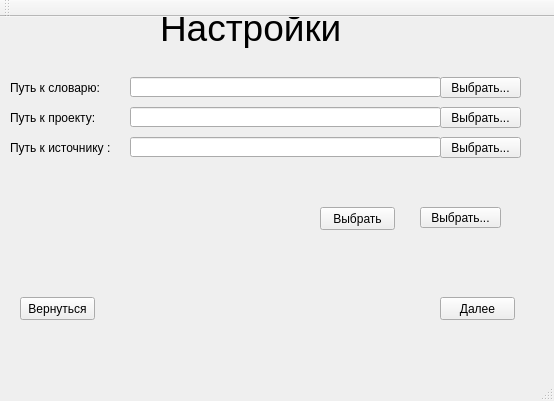
<?xml version="1.0" encoding="UTF-8"?>
<ui version="4.0">
 <class>MainWindow</class>
 <widget class="QMainWindow" name="MainWindow">
  <property name="geometry">
   <rect>
    <x>0</x>
    <y>0</y>
    <width>554</width>
    <height>401</height>
   </rect>
  </property>
  <property name="windowTitle">
   <string>MainWindow</string>
  </property>
  <widget class="QWidget" name="centralWidget">
   <widget class="QStackedWidget" name="stackedWidget">
    <property name="geometry">
     <rect>
      <x>0</x>
      <y>-20</y>
      <width>541</width>
      <height>341</height>
     </rect>
    </property>
    <property name="currentIndex">
     <number>1</number>
    </property>
    <widget class="QWidget" name="page">
     <widget class="QFrame" name="frame">
      <property name="geometry">
       <rect>
        <x>140</x>
        <y>50</y>
        <width>291</width>
        <height>221</height>
       </rect>
      </property>
      <property name="frameShape">
       <enum>QFrame::StyledPanel</enum>
      </property>
      <property name="frameShadow">
       <enum>QFrame::Plain</enum>
      </property>
      <property name="lineWidth">
       <number>1</number>
      </property>
      <property name="midLineWidth">
       <number>1</number>
      </property>
      <widget class="QPushButton" name="pushButton">
       <property name="geometry">
        <rect>
         <x>10</x>
         <y>190</y>
         <width>121</width>
         <height>23</height>
        </rect>
       </property>
       <property name="text">
        <string>Создать проект</string>
       </property>
      </widget>
      <widget class="QLabel" name="label">
       <property name="geometry">
        <rect>
         <x>10</x>
         <y>10</y>
         <width>141</width>
         <height>16</height>
        </rect>
       </property>
       <property name="text">
        <string>Недавние проекты:</string>
       </property>
      </widget>
      <widget class="QListWidget" name="listWidget">
       <property name="geometry">
        <rect>
         <x>10</x>
         <y>40</y>
         <width>271</width>
         <height>131</height>
        </rect>
       </property>
       <item>
        <property name="text">
         <string>Проект1</string>
        </property>
       </item>
       <item>
        <property name="text">
         <string>Проект2</string>
        </property>
       </item>
      </widget>
      <widget class="QPushButton" name="pushButton_2">
       <property name="geometry">
        <rect>
         <x>160</x>
         <y>190</y>
         <width>121</width>
         <height>23</height>
        </rect>
       </property>
       <property name="text">
        <string>Открыть проект</string>
       </property>
      </widget>
     </widget>
    </widget>
    <widget class="QWidget" name="page_2">
     <widget class="QLabel" name="label_2">
      <property name="geometry">
       <rect>
        <x>160</x>
        <y>10</y>
        <width>181</width>
        <height>41</height>
       </rect>
      </property>
      <property name="font">
       <font>
        <pointsize>28</pointsize>
       </font>
      </property>
      <property name="text">
       <string>Настройки</string>
      </property>
     </widget>
     <widget class="QLabel" name="label_3">
      <property name="geometry">
       <rect>
        <x>10</x>
        <y>80</y>
        <width>121</width>
        <height>21</height>
       </rect>
      </property>
      <property name="text">
       <string>Путь к словарю:</string>
      </property>
     </widget>
     <widget class="QToolButton" name="toolButton">
      <property name="geometry">
       <rect>
        <x>440</x>
        <y>80</y>
        <width>81</width>
        <height>21</height>
       </rect>
      </property>
      <property name="text">
       <string>Выбрать...</string>
      </property>
     </widget>
     <widget class="QLineEdit" name="lineEdit">
      <property name="geometry">
       <rect>
        <x>130</x>
        <y>80</y>
        <width>311</width>
        <height>20</height>
       </rect>
      </property>
     </widget>
     <widget class="QLineEdit" name="lineEdit_2">
      <property name="geometry">
       <rect>
        <x>130</x>
        <y>110</y>
        <width>311</width>
        <height>20</height>
       </rect>
      </property>
     </widget>
     <widget class="QToolButton" name="toolButton_2">
      <property name="geometry">
       <rect>
        <x>440</x>
        <y>110</y>
        <width>81</width>
        <height>21</height>
       </rect>
      </property>
      <property name="text">
       <string>Выбрать...</string>
      </property>
     </widget>
     <widget class="QLabel" name="label_4">
      <property name="geometry">
       <rect>
        <x>10</x>
        <y>110</y>
        <width>111</width>
        <height>21</height>
       </rect>
      </property>
      <property name="text">
       <string>Путь к проекту:</string>
      </property>
     </widget>
     <widget class="QLineEdit" name="lineEdit_3">
      <property name="geometry">
       <rect>
        <x>130</x>
        <y>140</y>
        <width>311</width>
        <height>20</height>
       </rect>
      </property>
     </widget>
     <widget class="QToolButton" name="toolButton_3">
      <property name="geometry">
       <rect>
        <x>440</x>
        <y>140</y>
        <width>81</width>
        <height>21</height>
       </rect>
      </property>
      <property name="text">
       <string>Выбрать...</string>
      </property>
     </widget>
     <widget class="QLabel" name="label_5">
      <property name="geometry">
       <rect>
        <x>10</x>
        <y>140</y>
        <width>121</width>
        <height>21</height>
       </rect>
      </property>
      <property name="text">
       <string>Путь к источнику :</string>
      </property>
     </widget>
     <widget class="QToolButton" name="toolButton_5">
      <property name="enabled">
       <bool>true</bool>
      </property>
      <property name="geometry">
       <rect>
        <x>420</x>
        <y>210</y>
        <width>81</width>
        <height>21</height>
       </rect>
      </property>
      <property name="contextMenuPolicy">
       <enum>Qt::NoContextMenu</enum>
      </property>
      <property name="acceptDrops">
       <bool>false</bool>
      </property>
      <property name="text">
       <string>Выбрать...</string>
      </property>
      <property name="popupMode">
       <enum>QToolButton::InstantPopup</enum>
      </property>
      <property name="toolButtonStyle">
       <enum>Qt::ToolButtonTextOnly</enum>
      </property>
      <property name="autoRaise">
       <bool>false</bool>
      </property>
      <property name="arrowType">
       <enum>Qt::NoArrow</enum>
      </property>
     </widget>
     <widget class="QPushButton" name="pushButton_3">
      <property name="geometry">
       <rect>
        <x>440</x>
        <y>300</y>
        <width>75</width>
        <height>23</height>
       </rect>
      </property>
      <property name="text">
       <string>Далее</string>
      </property>
     </widget>
     <widget class="QPushButton" name="pushButton_4">
      <property name="geometry">
       <rect>
        <x>20</x>
        <y>300</y>
        <width>75</width>
        <height>23</height>
       </rect>
      </property>
      <property name="text">
       <string>Вернуться</string>
      </property>
     </widget>
     <widget class="QPushButton" name="pushButton_5">
      <property name="enabled">
       <bool>true</bool>
      </property>
      <property name="geometry">
       <rect>
        <x>320</x>
        <y>210</y>
        <width>75</width>
        <height>23</height>
       </rect>
      </property>
      <property name="layoutDirection">
       <enum>Qt::LeftToRight</enum>
      </property>
      <property name="text">
       <string>Выбрать</string>
      </property>
      <property name="checkable">
       <bool>false</bool>
      </property>
      <property name="checked">
       <bool>false</bool>
      </property>
      <property name="autoRepeat">
       <bool>false</bool>
      </property>
      <property name="autoDefault">
       <bool>false</bool>
      </property>
      <property name="default">
       <bool>false</bool>
      </property>
      <property name="flat">
       <bool>false</bool>
      </property>
     </widget>
    </widget>
    <widget class="QWidget" name="page_3">
     <widget class="QLabel" name="label_6">
      <property name="geometry">
       <rect>
        <x>20</x>
        <y>30</y>
        <width>491</width>
        <height>41</height>
       </rect>
      </property>
      <property name="font">
       <font>
        <pointsize>28</pointsize>
       </font>
      </property>
      <property name="text">
       <string>Настройки(выбор объектов)</string>
      </property>
     </widget>
    </widget>
    <widget class="QWidget" name="page_4">
     <widget class="QLabel" name="label_7">
      <property name="geometry">
       <rect>
        <x>40</x>
        <y>30</y>
        <width>491</width>
        <height>41</height>
       </rect>
      </property>
      <property name="font">
       <font>
        <pointsize>28</pointsize>
       </font>
      </property>
      <property name="text">
       <string>Настройки(frameLoader)</string>
      </property>
     </widget>
    </widget>
    <widget class="QWidget" name="page_5">
     <widget class="QLabel" name="label_8">
      <property name="geometry">
       <rect>
        <x>110</x>
        <y>30</y>
        <width>311</width>
        <height>41</height>
       </rect>
      </property>
      <property name="font">
       <font>
        <pointsize>28</pointsize>
       </font>
      </property>
      <property name="text">
       <string>Настройки(сцена)</string>
      </property>
     </widget>
    </widget>
   </widget>
  </widget>
  <widget class="QMenuBar" name="menuBar">
   <property name="geometry">
    <rect>
     <x>0</x>
     <y>0</y>
     <width>554</width>
     <height>25</height>
    </rect>
   </property>
  </widget>
  <widget class="QToolBar" name="mainToolBar">
   <attribute name="toolBarArea">
    <enum>TopToolBarArea</enum>
   </attribute>
   <attribute name="toolBarBreak">
    <bool>false</bool>
   </attribute>
  </widget>
  <widget class="QStatusBar" name="statusBar"/>
 </widget>
 <layoutdefault spacing="6" margin="11"/>
 <resources/>
 <connections/>
</ui>
